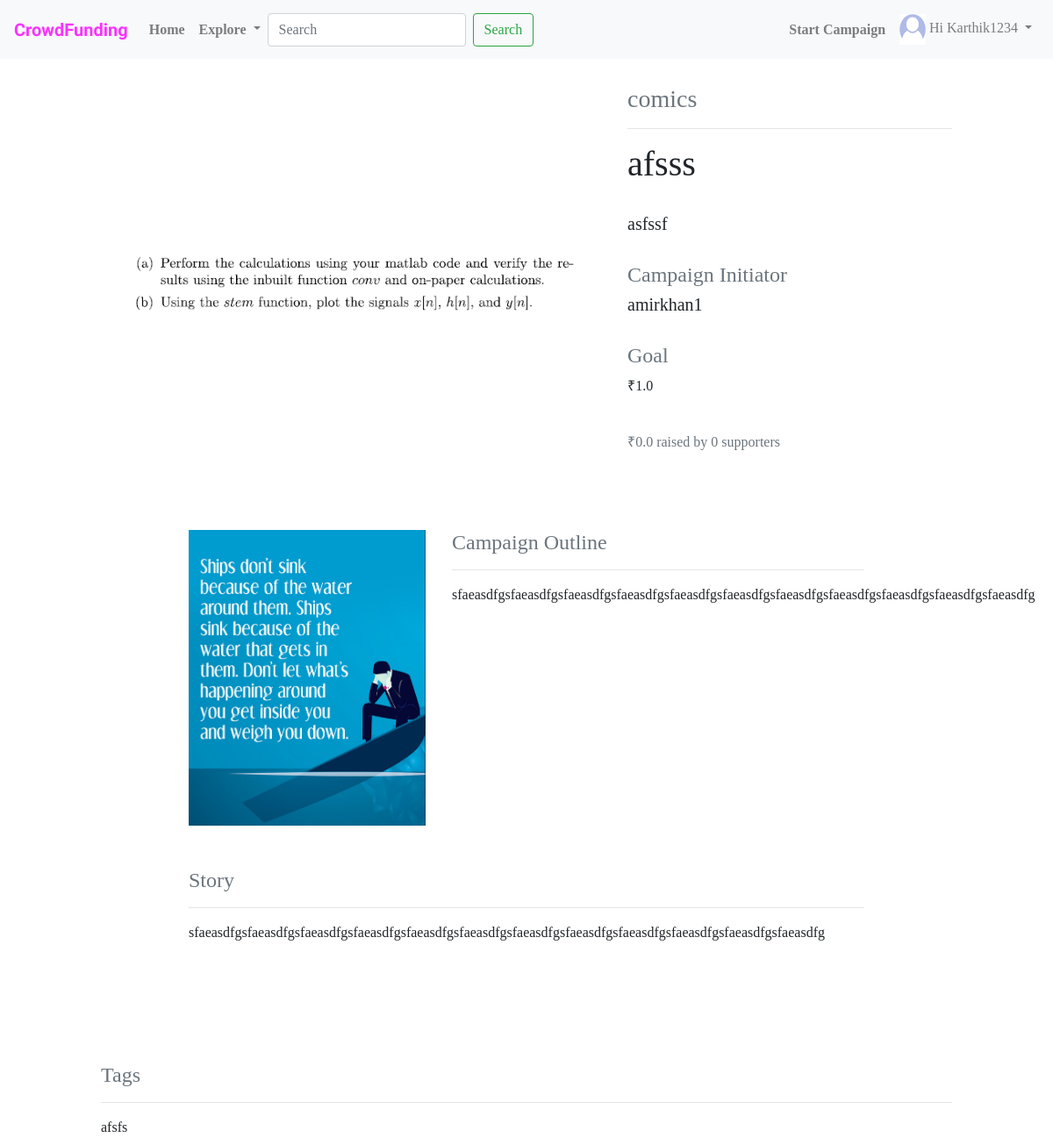
The app's page /startFundraiser/campaign/1/ (signed in) with its own data.
### startFundraiser/models.py (models this page shows, shortened)
class Campaign(models.Model):
    user = models.ForeignKey(User, on_delete=models.CASCADE)
    campaign_Title = models.CharField(max_length=200)
    campaign_Tagline = models.CharField(max_length=200)
    campaign_Card_Image = models.ImageField(blank=True, null=True)
    campaign_Category = models.CharField(
        max_length=20,
        choices=choose_from_categories,
    )
    country = models.CharField(max_length=50, default='India')
    city = models.CharField(max_length=50)
    image = models.FileField()
    tags = models.CharField(max_length=200, blank=True, null=True)
    overview = models.TextField(max_length=500)
    story = models.TextField(max_length=500, blank=True, null=True)
    goal = models.FloatField()
    start_Date = models.DateField()
    end_Date = models.DateField()
    pledged = models.FloatField(default=0.0)
    people_pledged = models.IntegerField(default=0)

### startFundraiser/views.py (the view)
# urls.py: url('campaign/(?P<campaign_id>[0-9]+)/', views.detail, name='campaign_detail'),
def detail(request, campaign_id):
    campaign1 = get_object_or_404(Campaign, pk=campaign_id)
    tags = campaign1.tags
    tag = tags.split()
    context = {
        'campaign1': campaign1,
        'tag': tag,
    }
    return render(request, 'startFundraiser/detail.html', context)

### template/startFundraiser/detail.html (shortened to what this page needs)
{% extends 'startFundraiser/base.html' %}
{% block content %}
<div class="container-fluid" style="">
    <div class="row justify-content-center">
        <div class="col-lg-6" style="align-content: center">
                        {% if campaign1.image %}
                            <img src="{{ campaign1.image.url }}" class="img-responsive" style="width: 100%">
                        {% else %}
                            <h3>{{ campaign1.campaign_Title }}</h3>
                        {% endif %}
        </div>
        <div class="col-lg-4">
                     <h3 style="color: #6c757d">{{ campaign1.campaign_Category }}</h3>
                     <hr>
                     <h1>{{ campaign1.campaign_Title }}</h1>
                     <br>
                     <h5>{{ campaign1.campaign_Tagline }}</h5>
                     <br>
                     <h4 style="color: #6c757d">Campaign Initiator</h4>
                     <h5>{{ campaign1.user }}</h5>
                     <br>
                     <h4 style="color: #6c757d">Goal</h4>
                     <p>&#8377;{{ campaign1.goal }}</p>
                     <br>
                     <p style="color: #6c757d">&#8377;{{ campaign1.pledged }} raised by {{ campaign1.people_pledged }} supporters</p>
        </div>
    </div>
    <br><br><br>
    <div class="row justify-content-center">
           <div class="col-lg-3">
                        {% if campaign1.campaign_Card_Image %}
                            <img src="{{ campaign1.campaign_Card_Image.url }}" class="img-responsive" style="width: 100%">
                        {% endif %}
           </div>
           <div class="col-lg-5">
           <h4 style="color: #6c757d">Campaign Outline</h4><hr>
                     <p>{{ campaign1.overview }}</p>
           </div>
    </div>
    <div class="row justify-content-center">
           <div class="col-lg-8">
           <br><br>
           <h4 style="color: #6c757d">Story</h4><hr>
                     <p>{{ campaign1.story }}</p>
           </div>
    </div>
    <br><br><br>
        <div class="row justify-content-center">
           <div class="col-lg-10">
           <br><br>
           {% if tag %}
                <h4 style="color: #6c757d">Tags</h4><hr>
                {% for ind in tag %}
                     {{ ind }}
                {% endfor %}
           {% endif %}
           </div>
    </div>
</div>
{% endblock %}

### template/startFundraiser/base.html (shortened to what this page needs)
{% load staticfiles %}
<!DOCTYPE html>
<html lang="en">
    <head>
        <link rel="stylesheet" href="https://stackpath.bootstrapcdn.com/bootstrap/4.1.3/css/bootstrap.min.css">
        <link rel='stylesheet' href="{% static 'project/style.css' %}"
  </head>
<body>
  <nav class="navbar navbar-expand-lg navbar-light bg-light fixed-top" >
  <a class="navbar-brand" href="#" style="color:#F933FF;"><b>CrowdFunding</b></a>
  <div class="collapse navbar-collapse" id="navbarSupportedContent">
  <ul class="navbar-nav mr-auto">
    <li class="nav-item">
      <a class="nav-link" href="{% url 'project:home' %}"  onMouseOver="this.style.color='#F933FF'"   onMouseOut="this.style.color='black'"><b>Home </b><span class="sr-only">(current)</span></a>
    </li>
    <li class="nav-item dropdown">
      <a class="nav-link dropdown-toggle" href="{% url 'startFundraiser:campaigns' %}" id="navbarDropdown" role="button" data-toggle="dropdown" aria-haspopup="true" aria-expanded="false" onMouseOver="this.style.color='#F933FF'"   onMouseOut="this.style.color='black'"><b>Explore </b><span class="sr-only">(current)</span></a>
    </li>
    <form class="form-inline my-2 my-lg-0" action="{% url 'project:post_list' %}">
      <input class="form-control mr-sm-2" type="search" placeholder="Search" aria-label="Search" name="q">
      <button class="btn btn-outline-success my-2 my-sm-0" type="submit">Search</button>
    </form>
  </ul>
  <ul class="navbar-nav">
    <a href="{% url 'startFundraiser:start_campaign' %}" class="nav-link" onMouseOver="this.style.color='#F933FF'"   onMouseOut="this.style.color='black'"><b>Start Campaign</b> <span class="sr-only">(current)</span></a>
  </ul>
  <ul class="navbar-nav">
    {% if request.user.is_authenticated %}
    <li class="nav-item dropdown">
      <a class="nav-link dropdown-toggle" href="#" id="navbarDropdown" role="button" data-toggle="dropdown" aria-haspopup="true" aria-expanded="false">
        {% if request.user.profile.photo %}
          <img src="{{ request.user.profile.photo.url }}" alt="" class="navbar-img" width="30px" height="35px">
        {% else %}
          <img src="{% static 'project/images/user.png' %}" alt="" class="navbar-img" width="30px" height="35px">
        {% endif %}
        <span> Hi {{ request.user|capfirst }} </span>
      </a>
    </li>
    {% else %}
    <li class="nav-item">
      <a href="{% url 'project:user_login' %}" class="nav-link" onMouseOver="this.style.color='#F933FF'"   onMouseOut="this.style.color='black'"><b>Login</b> <span class="sr-only">(current)</span></a>
    </li>
    {% endif %}
  </ul>
  </div>
  </nav>
  <br><br><br><br>
    {% block content %}
    {% endblock %}
    </body>
</html>

### static/project/style.css (style rules this page uses)
html { position:relative; min-height:100%; }
body { font-family:'Lucida casual','Comic Sans MS'; }
.navbar-brand { font-family: 'Sacramento', cursive; }

### records on screen
Campaign: image (picture), campaign_Category "comics", campaign_Title "afsss", campaign_Tagline "asfssf", user "amirkhan1", goal "1.0", pledged "0.0", people_pledged "0", campaign_Card_Image (picture), overview "sfaeasdfgsfaeasdfgsfaeasdfgsfaeasdfgsfaeasdfgsfaeasdfgsfaeasdfgsfaeasdfgsfaeasdfgsfaeasdfgsfaeasdfg", story "sfaeasdfgsfaeasdfgsfaeasdfgsfaeasdfgsfaeasdfgsfaeasdfgsfaeasdfgsfaeasdfgsfaeasdfgsfaeasdfgsfaeasdfgsfaeasdfg", tag "afsfs"

### other values on screen
{{ request.user|capfirst }} "Karthik1234"
